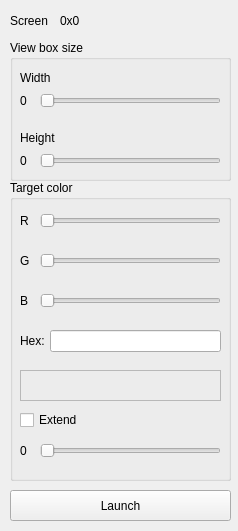
<?xml version="1.0" encoding="UTF-8"?>
<ui version="4.0">
 <class>LoaderClass</class>
 <widget class="QMainWindow" name="LoaderClass">
  <property name="geometry">
   <rect>
    <x>0</x>
    <y>0</y>
    <width>238</width>
    <height>531</height>
   </rect>
  </property>
  <property name="sizePolicy">
   <sizepolicy hsizetype="Fixed" vsizetype="Fixed">
    <horstretch>0</horstretch>
    <verstretch>0</verstretch>
   </sizepolicy>
  </property>
  <property name="windowTitle">
   <string>Easy Trigger loader</string>
  </property>
  <widget class="QWidget" name="centralWidget">
   <widget class="QGroupBox" name="groupBox">
    <property name="geometry">
     <rect>
      <x>10</x>
      <y>40</y>
      <width>221</width>
      <height>141</height>
     </rect>
    </property>
    <property name="title">
     <string>View box size</string>
    </property>
    <widget class="QSlider" name="widthSlider">
     <property name="geometry">
      <rect>
       <x>30</x>
       <y>50</y>
       <width>181</width>
       <height>22</height>
      </rect>
     </property>
     <property name="minimum">
      <number>1</number>
     </property>
     <property name="maximum">
      <number>99</number>
     </property>
     <property name="orientation">
      <enum>Qt::Horizontal</enum>
     </property>
    </widget>
    <widget class="QSlider" name="heightSlider">
     <property name="geometry">
      <rect>
       <x>30</x>
       <y>110</y>
       <width>181</width>
       <height>22</height>
      </rect>
     </property>
     <property name="minimum">
      <number>1</number>
     </property>
     <property name="orientation">
      <enum>Qt::Horizontal</enum>
     </property>
    </widget>
    <widget class="QLabel" name="label">
     <property name="geometry">
      <rect>
       <x>10</x>
       <y>30</y>
       <width>49</width>
       <height>16</height>
      </rect>
     </property>
     <property name="text">
      <string>Width</string>
     </property>
    </widget>
    <widget class="QLabel" name="label_2">
     <property name="geometry">
      <rect>
       <x>10</x>
       <y>90</y>
       <width>49</width>
       <height>16</height>
      </rect>
     </property>
     <property name="text">
      <string>Height</string>
     </property>
    </widget>
    <widget class="QLabel" name="widLabel">
     <property name="geometry">
      <rect>
       <x>10</x>
       <y>50</y>
       <width>16</width>
       <height>21</height>
      </rect>
     </property>
     <property name="text">
      <string>0</string>
     </property>
    </widget>
    <widget class="QLabel" name="hiLabel">
     <property name="geometry">
      <rect>
       <x>10</x>
       <y>110</y>
       <width>16</width>
       <height>21</height>
      </rect>
     </property>
     <property name="text">
      <string>0</string>
     </property>
    </widget>
   </widget>
   <widget class="QGroupBox" name="groupBox_2">
    <property name="geometry">
     <rect>
      <x>10</x>
      <y>180</y>
      <width>221</width>
      <height>301</height>
     </rect>
    </property>
    <property name="title">
     <string>Target color</string>
    </property>
    <widget class="QSlider" name="targetRedSlider">
     <property name="geometry">
      <rect>
       <x>30</x>
       <y>30</y>
       <width>181</width>
       <height>22</height>
      </rect>
     </property>
     <property name="maximum">
      <number>255</number>
     </property>
     <property name="orientation">
      <enum>Qt::Horizontal</enum>
     </property>
    </widget>
    <widget class="QSlider" name="targetGreenSlider">
     <property name="geometry">
      <rect>
       <x>30</x>
       <y>70</y>
       <width>181</width>
       <height>22</height>
      </rect>
     </property>
     <property name="maximum">
      <number>255</number>
     </property>
     <property name="orientation">
      <enum>Qt::Horizontal</enum>
     </property>
    </widget>
    <widget class="QSlider" name="targetBlueSlider">
     <property name="geometry">
      <rect>
       <x>30</x>
       <y>110</y>
       <width>181</width>
       <height>22</height>
      </rect>
     </property>
     <property name="maximum">
      <number>255</number>
     </property>
     <property name="orientation">
      <enum>Qt::Horizontal</enum>
     </property>
    </widget>
    <widget class="QFrame" name="colorSelectionDemo">
     <property name="geometry">
      <rect>
       <x>10</x>
       <y>190</y>
       <width>201</width>
       <height>31</height>
      </rect>
     </property>
     <property name="frameShape">
      <enum>QFrame::StyledPanel</enum>
     </property>
     <property name="frameShadow">
      <enum>QFrame::Raised</enum>
     </property>
    </widget>
    <widget class="QLabel" name="label_4">
     <property name="geometry">
      <rect>
       <x>10</x>
       <y>30</y>
       <width>16</width>
       <height>21</height>
      </rect>
     </property>
     <property name="text">
      <string>R</string>
     </property>
    </widget>
    <widget class="QLabel" name="label_5">
     <property name="geometry">
      <rect>
       <x>10</x>
       <y>70</y>
       <width>16</width>
       <height>21</height>
      </rect>
     </property>
     <property name="text">
      <string>G</string>
     </property>
    </widget>
    <widget class="QLabel" name="label_6">
     <property name="geometry">
      <rect>
       <x>10</x>
       <y>110</y>
       <width>16</width>
       <height>21</height>
      </rect>
     </property>
     <property name="text">
      <string>B</string>
     </property>
    </widget>
    <widget class="QLabel" name="label_7">
     <property name="geometry">
      <rect>
       <x>10</x>
       <y>150</y>
       <width>31</width>
       <height>21</height>
      </rect>
     </property>
     <property name="text">
      <string>Hex:</string>
     </property>
    </widget>
    <widget class="QLineEdit" name="hexColorInput">
     <property name="geometry">
      <rect>
       <x>40</x>
       <y>150</y>
       <width>171</width>
       <height>22</height>
      </rect>
     </property>
    </widget>
    <widget class="QCheckBox" name="extendValueCheckbox">
     <property name="geometry">
      <rect>
       <x>10</x>
       <y>230</y>
       <width>201</width>
       <height>20</height>
      </rect>
     </property>
     <property name="toolTip">
      <string>&lt;html&gt;&lt;head/&gt;&lt;body&gt;&lt;p&gt;Detect range of colors as trigger instead of hard setted color. Recommended to use with 5-15 value. Do not set maximum value to avoid detecting any pixel at your screen as target.&lt;/p&gt;&lt;/body&gt;&lt;/html&gt;</string>
     </property>
     <property name="toolTipDuration">
      <number>30</number>
     </property>
     <property name="text">
      <string>Extend</string>
     </property>
    </widget>
    <widget class="QSlider" name="extendValueSlider">
     <property name="geometry">
      <rect>
       <x>30</x>
       <y>260</y>
       <width>181</width>
       <height>22</height>
      </rect>
     </property>
     <property name="toolTip">
      <string>&lt;html&gt;&lt;head/&gt;&lt;body&gt;&lt;p&gt;RGB offset for pixel detection. Will affect all of R-G-B channels. &lt;br/&gt;Target will be detected if some colors in view box will be equals to selected Target Color +- Extend value&lt;/p&gt;&lt;/body&gt;&lt;/html&gt;</string>
     </property>
     <property name="maximum">
      <number>255</number>
     </property>
     <property name="orientation">
      <enum>Qt::Horizontal</enum>
     </property>
    </widget>
    <widget class="QLabel" name="extendValueLabel">
     <property name="geometry">
      <rect>
       <x>10</x>
       <y>260</y>
       <width>21</width>
       <height>21</height>
      </rect>
     </property>
     <property name="text">
      <string>0</string>
     </property>
    </widget>
   </widget>
   <widget class="QLabel" name="label_3">
    <property name="geometry">
     <rect>
      <x>10</x>
      <y>10</y>
      <width>41</width>
      <height>21</height>
     </rect>
    </property>
    <property name="text">
     <string>Screen</string>
    </property>
   </widget>
   <widget class="QLabel" name="screenResolutionLabel">
    <property name="geometry">
     <rect>
      <x>60</x>
      <y>10</y>
      <width>171</width>
      <height>21</height>
     </rect>
    </property>
    <property name="toolTip">
     <string>Size of your screen</string>
    </property>
    <property name="text">
     <string>0x0</string>
    </property>
   </widget>
   <widget class="QPushButton" name="startButton">
    <property name="geometry">
     <rect>
      <x>10</x>
      <y>490</y>
      <width>221</width>
      <height>31</height>
     </rect>
    </property>
    <property name="toolTip">
     <string>&lt;html&gt;&lt;head/&gt;&lt;body&gt;&lt;p&gt;Launch Trigger bot process. Trigger will be launched at separate process with its own console, to change triggerbot parameters you will need to close previous instance of triggerbot and launch new one with new parameters&lt;/p&gt;&lt;/body&gt;&lt;/html&gt;</string>
    </property>
    <property name="text">
     <string>Launch</string>
    </property>
   </widget>
  </widget>
 </widget>
 <layoutdefault spacing="6" margin="11"/>
 <resources>
  <include location="Loader.qrc"/>
 </resources>
 <connections/>
</ui>
